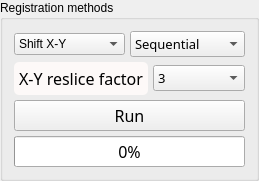
           <widget class="QGroupBox" name="groupBox_2">
            <property name="title">
             <string>Registration methods</string>
            </property>
            <layout class="QVBoxLayout" name="verticalLayout_11">
             <property name="spacing">
              <number>5</number>
             </property>
             <item>
              <layout class="QHBoxLayout" name="horizontalLayout_6">
               <item>
                <widget class="QComboBox" name="transfo_comboBox">
                 <property name="sizePolicy">
                  <sizepolicy hsizetype="Minimum" vsizetype="Fixed">
                   <horstretch>0</horstretch>
                   <verstretch>0</verstretch>
                  </sizepolicy>
                 </property>
                 <property name="minimumSize">
                  <size>
                   <width>79</width>
                   <height>0</height>
                  </size>
                 </property>
                 <property name="toolTip">
                  <string>&lt;html&gt;&lt;head/&gt;&lt;body&gt;&lt;p&gt;&lt;span style=&quot; font-size:11pt;&quot;&gt;Transformation used for registration&lt;/span&gt;&lt;/p&gt;&lt;/body&gt;&lt;/html&gt;</string>
                 </property>
                 <property name="currentText">
                  <string>Shift X-Y</string>
                 </property>
                 <item>
                  <property name="text">
                   <string>Shift X-Y</string>
                  </property>
                 </item>
                 <item>
                  <property name="text">
                   <string>Translation</string>
                  </property>
                 </item>
                 <item>
                  <property name="text">
                   <string>Scaled rotation</string>
                  </property>
                 </item>
                 <item>
                  <property name="text">
                   <string>Rigid body</string>
                  </property>
                 </item>
                 <item>
                  <property name="text">
                   <string>Affine</string>
                  </property>
                 </item>
                 <item>
                  <property name="text">
                   <string>Homography</string>
                  </property>
                 </item>
                </widget>
               </item>
               <item>
                <widget class="QComboBox" name="choiceBox">
                 <property name="sizePolicy">
                  <sizepolicy hsizetype="Preferred" vsizetype="Fixed">
                   <horstretch>0</horstretch>
                   <verstretch>0</verstretch>
                  </sizepolicy>
                 </property>
                 <property name="minimumSize">
                  <size>
                   <width>79</width>
                   <height>0</height>
                  </size>
                 </property>
                 <property name="font">
                  <font>
                   <family>Noto Sans Cond</family>
                   <pointsize>10</pointsize>
                   <weight>50</weight>
                   <italic>false</italic>
                   <bold>false</bold>
                  </font>
                 </property>
                 <property name="toolTip">
                  <string>&lt;html&gt;&lt;head/&gt;&lt;body&gt;&lt;p&gt;&lt;span style=&quot; font-size:11pt;&quot;&gt;Mode of registration&lt;/span&gt;&lt;/p&gt;&lt;/body&gt;&lt;/html&gt;</string>
                 </property>
                 <property name="styleSheet">
                  <string notr="true"/>
                 </property>
                 <item>
                  <property name="text">
                   <string>Sequential</string>
                  </property>
                 </item>
                 <item>
                  <property name="text">
                   <string>Incremental</string>
                  </property>
                 </item>
                 <item>
                  <property name="text">
                   <string>Coregistration</string>
                  </property>
                 </item>
                </widget>
               </item>
              </layout>
             </item>
             <item>
              <layout class="QVBoxLayout" name="verticalLayout_12">
               <property name="spacing">
                <number>0</number>
               </property>
               <item>
                <layout class="QHBoxLayout" name="horizontalLayout_5">
                 <property name="spacing">
                  <number>5</number>
                 </property>
                 <item>
                  <widget class="QLabel" name="XY_label">
                   <property name="sizePolicy">
                    <sizepolicy hsizetype="Maximum" vsizetype="Preferred">
                     <horstretch>0</horstretch>
                     <verstretch>0</verstretch>
                    </sizepolicy>
                   </property>
                   <property name="minimumSize">
                    <size>
                     <width>100</width>
                     <height>0</height>
                    </size>
                   </property>
                   <property name="font">
                    <font>
                     <family>Noto Sans Cond</family>
                     <pointsize>12</pointsize>
                     <weight>50</weight>
                     <italic>false</italic>
                     <bold>false</bold>
                    </font>
                   </property>
                   <property name="styleSheet">
                    <string notr="true">QLabel {
color: rgb(0, 0, 0);
background-color:	rgb(253, 249, 248);
border-style : outset;
Border-radius : 5px;
border-width : 0px;
border-color : black;
min-width : 5em;
padding : 5px;
font : 12pt &quot;Noto Sans Cond&quot;;
}</string>
                   </property>
                   <property name="text">
                    <string>X-Y reslice factor</string>
                   </property>
                   <property name="scaledContents">
                    <bool>false</bool>
                   </property>
                   <property name="alignment">
                    <set>Qt::AlignCenter</set>
                   </property>
                  </widget>
                 </item>
                 <item>
                  <widget class="QComboBox" name="XY_box">
                   <property name="sizePolicy">
                    <sizepolicy hsizetype="Minimum" vsizetype="Fixed">
                     <horstretch>0</horstretch>
                     <verstretch>0</verstretch>
                    </sizepolicy>
                   </property>
                   <property name="minimumSize">
                    <size>
                     <width>79</width>
                     <height>0</height>
                    </size>
                   </property>
                   <property name="font">
                    <font>
                     <family>Noto Sans Cond</family>
                     <pointsize>10</pointsize>
                     <weight>50</weight>
                     <italic>false</italic>
                     <bold>false</bold>
                    </font>
                   </property>
                   <property name="toolTip">
                    <string>&lt;html&gt;&lt;head/&gt;&lt;body&gt;&lt;p&gt;&lt;span style=&quot; font-size:11pt;&quot;&gt;Blur factor applied to the treated stack&lt;/span&gt;&lt;/p&gt;&lt;/body&gt;&lt;/html&gt;</string>
                   </property>
                   <property name="styleSheet">
                    <string notr="true"/>
                   </property>
                   <property name="currentText">
                    <string>3</string>
                   </property>
                   <property name="currentIndex">
                    <number>1</number>
                   </property>
                   <item>
                    <property name="text">
                     <string>2</string>
                    </property>
                   </item>
                   <item>
                    <property name="text">
                     <string>3</string>
                    </property>
                   </item>
                   <item>
                    <property name="text">
                     <string>4</string>
                    </property>
                   </item>
                   <item>
                    <property name="text">
                     <string>5</string>
                    </property>
                   </item>
                  </widget>
                 </item>
                </layout>
               </item>
              </layout>
             </item>
             <item>
              <widget class="QPushButton" name="push_compute">
               <property name="sizePolicy">
                <sizepolicy hsizetype="Preferred" vsizetype="Fixed">
                 <horstretch>0</horstretch>
                 <verstretch>0</verstretch>
                </sizepolicy>
               </property>
               <property name="font">
                <font>
                 <family>Noto Sans Cond</family>
                 <pointsize>12</pointsize>
                 <weight>50</weight>
                 <italic>false</italic>
                 <bold>false</bold>
                </font>
               </property>
               <property name="toolTip">
                <string>&lt;html&gt;&lt;head/&gt;&lt;body&gt;&lt;p&gt;&lt;span style=&quot; font-size:11pt;&quot;&gt;Run the registration computation&lt;/span&gt;&lt;/p&gt;&lt;/body&gt;&lt;/html&gt;</string>
               </property>
               <property name="styleSheet">
                <string notr="true"/>
               </property>
               <property name="text">
                <string>Run</string>
               </property>
               <property name="icon">
                <iconset>
                 <normaloff>icons/run_icon.png</normaloff>icons/run_icon.png</iconset>
               </property>
              </widget>
             </item>
             <item>
              <widget class="QProgressBar" name="progressBar">
               <property name="sizePolicy">
                <sizepolicy hsizetype="Minimum" vsizetype="Fixed">
                 <horstretch>0</horstretch>
                 <verstretch>0</verstretch>
                </sizepolicy>
               </property>
               <property name="minimumSize">
                <size>
                 <width>116</width>
                 <height>0</height>
                </size>
               </property>
               <property name="font">
                <font>
                 <family>Noto Sans Cond</family>
                 <pointsize>12</pointsize>
                 <weight>50</weight>
                 <italic>false</italic>
                 <bold>false</bold>
                </font>
               </property>
               <property name="styleSheet">
                <string notr="true"/>
               </property>
               <property name="value">
                <number>0</number>
               </property>
              </widget>
             </item>
            </layout>
           </widget>
